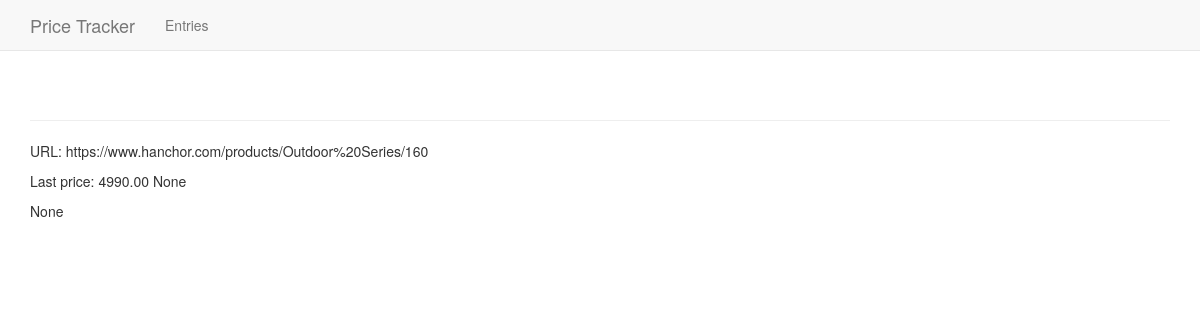
Screenshot of /entries/11/ with the database file from the repository.
### pt/models.py (models this page shows, shortened)
class Entry(models.Model):
    url = models.CharField(max_length=256)
    date_updated = models.DateTimeField(auto_now_add=False)
    price = models.DecimalField(max_digits=10, decimal_places=2)
    TREND_UP = "UP"
    TREND_DOWN = "DOWN"
    TREND_CHOICES = (
        (TREND_UP, '+'),
        (TREND_DOWN, '-'),
    )
    trend = models.CharField(
        max_length=4,
        choices=TREND_CHOICES,
        null=True
    )
    prices = models.CharField(max_length=10000, null=True)
    class Meta:
        verbose_name_plural = 'entries'

### pt/views.py (the view)
# urls.py: path('entries/<int:entry_id>/', views.entry,
def entry(request, entry_id):
    entry = Entry.objects.get(id=entry_id)
    context = {'entry': entry}
    return render(request, "pt/entry.html", context)

### pt/templates/pt/entry.html
{% extends 'pt/base.html' %}
{% load bootstrap3 %}
{% block content %}
  <p>URL: {{ entry.url }}</p>
  <p>Last price: {{ entry.price }} {{ entry.trend}}</p>
  <p>{{ entry.prices }}</p>
{% endblock content %}

### rows the page displays
Entry: url "https://www.hanchor.com/products/Outdoor%20Series/160", price "4990.00", trend "None", prices "None"
